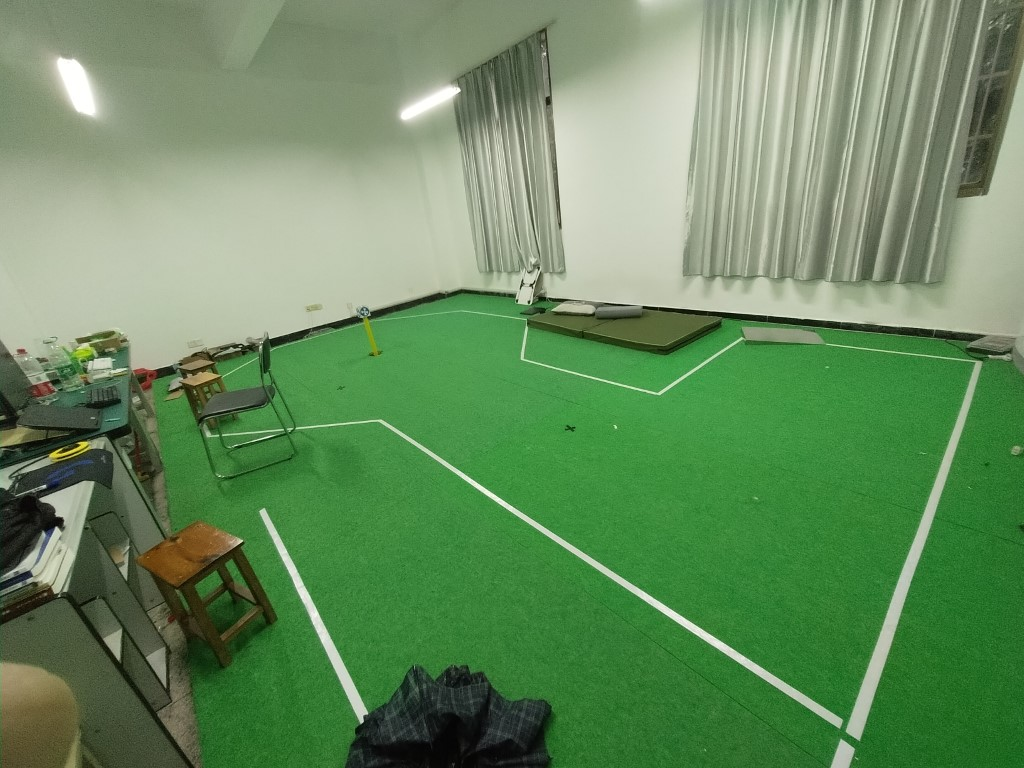
#> input picture picture/IMG_20201014_164842.jpg, 1024 x 768 px
$ python -i test.py   (imports and definitions only)   (Python 2 division)
#> lines starting #> are read from the running program, lines starting #| are printed output that depends on the picture; after the words box and inside, x2 and y2 are one past the last pixel; in counts of white or black regions, pixels touching at a corner belong together
import logging
import math
import time
from PIL import Image
from naoqi import ALProxy
import cv2
import numpy as np

_SHOW_IMAGE = True
maskHeight = 0.2
lowerColourH = 0
lowerColourS = 0
lowerColourV = 205
upperColourH = 110
upperColourS = 66
upperColourV = 255
IP = '192.168.1.107'
PORT = 9559

moveConfig = [["MaxStepX", 0.025],
              ["MaxStepY", 0.011],
              ["MaxStepTheta", 0.075],
              ["MaxStepFrequency", 0.98],
              ["StepHeight", 0],
              ["TorsoWx", 0.0],
              ["TorsoWx", 0.0]]

class HandCodedLaneFollower(object):

    def __init__(self):
        logging.basicConfig(level=logging.WARNING)
        logging.info('Creating a HandCodedLaneFollower...')
        self.curr_steering_angle = 90

    def getAngle(self):
        return self.curr_steering_angle

    def follow_lane(self, frame):
        # Main entry point of the lane follower
        show_image("orig", frame)

        lane_lines, frame = detect_lane(frame)
        final_frame = self.steer(frame, lane_lines)

        return final_frame

    def steer(self, frame, lane_lines):
        logging.debug('steering...')
        if len(lane_lines) == 0:
            logging.error('No lane lines detected, nothing to do.')
            return frame

        new_steering_angle = compute_steering_angle(frame, lane_lines)
        self.curr_steering_angle = stabilize_steering_angle(self.curr_steering_angle, new_steering_angle,
                                                            len(lane_lines))

        curr_heading_image = display_heading_line(frame, self.curr_steering_angle)

        show_image("heading", curr_heading_image)

        return curr_heading_image


############################
# Frame processing steps
############################
def detect_edges(frame):
    # filter for blue lane lines
    frame = cv2.cvtColor(frame, cv2.COLOR_BGR2HSV)
    show_image("hsv", frame)
    lower_colour = np.array([lowerColourH, lowerColourS, lowerColourV])
    upper_colour = np.array([upperColourH, upperColourS, upperColourV])
    mask = cv2.inRange(frame, lower_colour, upper_colour)

    kernel = np.ones((3, 3), np.uint8)
    mask = cv2.morphologyEx(mask, cv2.MORPH_CLOSE, kernel)
    mask = cv2.morphologyEx(mask, cv2.MORPH_OPEN, kernel)

    show_image("blue mask", mask)

    # detect edges
    edges = cv2.Canny(mask, 200, 400)

    return edges


def detect_lane(frame):
    logging.debug('detecting lane lines...')

    edges = detect_edges(frame)
    show_image('edges', edges)

    cropped_edges = region_of_interest(edges)
    show_image('edges cropped', cropped_edges)

    line_segments = detect_line_segments(cropped_edges)
    line_segment_image = display_lines(frame, line_segments)
    show_image("line segments", line_segment_image)

    lane_lines = average_slope_intercept(frame, line_segments)
    lane_lines_image = display_lines(frame, lane_lines)
    show_image("lane lines", lane_lines_image)

    return lane_lines, lane_lines_image


def region_of_interest(canny):
    height, width = canny.shape
    mask = np.zeros_like(canny)

    # only focus bottom half of the screen

    polygon = np.array([[
        (0, int(height * maskHeight)),
        (width, int(height * maskHeight)),
        (width, height),
        (0, height),
    ]], np.int32)

    cv2.fillPoly(mask, polygon, 255)
    show_image("mask", mask)
    masked_image = cv2.bitwise_and(canny, mask)
    return masked_image


def detect_line_segments(cropped_edges):
    # tuning min_threshold, minLineLength, maxLineGap is a trial and error process by hand
    rho = 1  # precision in pixel, i.e. 1 pixel
    angle = np.pi / 180  # degree in radian, i.e. 1 degree
    min_threshold = 10  # minimal of votes
    line_segments = cv2.HoughLinesP(cropped_edges, rho, angle, min_threshold, np.array([]), minLineLength=8,
                                    maxLineGap=4)

    if line_segments is not None:
        for line_segment in line_segments:
            logging.debug('detected line_segment:')
            logging.debug("%s of length %s" % (line_segment, length_of_line_segment(line_segment[0])))

    return line_segments


def average_slope_intercept(frame, line_segments):
    """
    This function combines line segments into one or two lane lines
    If all line slopes are < 0: then we only have detected left lane
    If all line slopes are > 0: then we only have detected right lane
    """
    lane_lines = []
    if line_segments is None:
        logging.info('No line_segment segments detected')
        return lane_lines

    height, width, _ = frame.shape
    left_fit = []
    right_fit = []

    boundary = 1 / 3
    left_region_boundary = width * (1 - boundary)  # left lane line segment should be on left 2/3 of the screen
    right_region_boundary = width * boundary  # right lane line segment should be on left 2/3 of the screen

    for line_segment in line_segments:
        for x1, y1, x2, y2 in line_segment:
            if x1 == x2:
                logging.info('skipping vertical line segment (slope=inf): %s' % line_segment)
                continue
            fit = np.polyfit((x1, x2), (y1, y2), 1)
            slope = fit[0]
            intercept = fit[1]
            if slope < 0:
                if x1 < left_region_boundary and x2 < left_region_boundary:
                    left_fit.append((slope, intercept))
            else:
                if x1 > right_region_boundary and x2 > right_region_boundary:
                    right_fit.append((slope, intercept))

    left_fit_average = np.average(left_fit, axis=0)
    if len(left_fit) > 0:
        lane_lines.append(make_points(frame, left_fit_average))

    right_fit_average = np.average(right_fit, axis=0)
    if len(right_fit) > 0:
        lane_lines.append(make_points(frame, right_fit_average))

    logging.debug('lane lines: %s' % lane_lines)  # [[[316, 720, 484, 432]], [[1009, 720, 718, 432]]]

    return lane_lines


def compute_steering_angle(frame, lane_lines):
    """ Find the steering angle based on lane line coordinate
        We assume that camera is calibrated to point to dead center
    """
    if len(lane_lines) == 0:
        logging.info('No lane lines detected, do nothing')
        return -90

    height, width, _ = frame.shape
    if len(lane_lines) == 1:
        logging.debug('Only detected one lane line, just follow it. %s' % lane_lines[0])
        x1, _, x2, _ = lane_lines[0][0]
        x_offset = x2 - x1
    else:
        _, _, left_x2, _ = lane_lines[0][0]
        _, _, right_x2, _ = lane_lines[1][0]
        camera_mid_offset_percent = 0.02  # 0.0 means car pointing to center, -0.03: car is centered to left,
        # +0.03 means car pointing to right
        mid = int(width / 2 * (1 + camera_mid_offset_percent))
        x_offset = (left_x2 + right_x2) / 2 - mid

    # find the steering angle, which is angle between navigation direction to end of center line
    y_offset = int(height / 2)

    angle_to_mid_radian = math.atan(x_offset / y_offset)  # angle (in radian) to center vertical line
    angle_to_mid_deg = int(angle_to_mid_radian * 180.0 / math.pi)  # angle (in degrees) to center vertical line
    steering_angle = angle_to_mid_deg + 90  # this is the steering angle needed by pi_car front wheel

    logging.debug('new steering angle: %s' % steering_angle)
    return steering_angle


def stabilize_steering_angle(curr_steering_angle, new_steering_angle, num_of_lane_lines,
                             max_angle_deviation_two_lines=10, max_angle_deviation_one_lane=5):
    """
    Using last steering angle to stabilize the steering angle
    This can be improved to use last N angles, etc
    if new angle is too different from current angle, only turn by max_angle_deviation degrees
    """
    if num_of_lane_lines == 2:
        # if both lane lines detected, then we can deviate more
        max_angle_deviation = max_angle_deviation_two_lines
    else:
        # if only one lane detected, don't deviate too much
        max_angle_deviation = max_angle_deviation_one_lane

    angle_deviation = new_steering_angle - curr_steering_angle
    if abs(angle_deviation) > max_angle_deviation:
        stabilized_steering_angle = int(curr_steering_angle
                                        + max_angle_deviation * angle_deviation / abs(angle_deviation))
    else:
        stabilized_steering_angle = new_steering_angle
    logging.info('Proposed angle: %s, stabilized angle: %s' % (new_steering_angle, stabilized_steering_angle))

    return stabilized_steering_angle


############################
# Utility Functions
############################
def display_lines(frame, lines, line_color=(0, 255, 0), line_width=10):
    line_image = np.zeros_like(frame)
    if lines is not None:
        for line in lines:
            for x1, y1, x2, y2 in line:
                cv2.line(line_image, (x1, y1), (x2, y2), line_color, line_width)
    line_image = cv2.addWeighted(frame, 0.8, line_image, 1, 1)
    return line_image


def display_heading_line(frame, steering_angle, line_color=(0, 0, 255), line_width=5, ):
    heading_image = np.zeros_like(frame)
    height, width, _ = frame.shape

    # figure out the heading line from steering angle
    # heading line (x1,y1) is always center bottom of the screen
    # (x2, y2) requires a bit of trigonometry

    # Note: the steering angle of:
    # 0-89 degree: turn left
    # 90 degree: going straight
    # 91-180 degree: turn right
    steering_angle_radian = steering_angle / 180.0 * math.pi
    x1 = int(width / 2)
    y1 = height
    x2 = int(x1 - height / 2 / math.tan(steering_angle_radian))
    y2 = int(height / 2)

    cv2.line(heading_image, (x1, y1), (x2, y2), line_color, line_width)
    heading_image = cv2.addWeighted(frame, 0.8, heading_image, 1, 1)

    return heading_image


def length_of_line_segment(line):
    x1, y1, x2, y2 = line
    return math.sqrt((x2 - x1) ** 2 + (y2 - y1) ** 2)


def show_image(title, frame, show=_SHOW_IMAGE):
    if show:
        cv2.imshow(title, frame)


def make_points(frame, line):
    height, width, _ = frame.shape
    slope, intercept = line
    y1 = height  # bottom of the frame
    y2 = int(y1 * maskHeight)  # make points from middle of the frame down

    # bound the coordinates within the frame
    x1 = max(-width, min(2 * width, int((y1 - intercept) / slope)))
    x2 = max(-width, min(2 * width, int((y2 - intercept) / slope)))
    return [[x1, y1, x2, y2]]


############################
# Test Functions
############################
# [103 lines left out: functions test_photo, test_video, test_video_nao, not called in this run]


# [6 lines not run here, left out]
    # [4 lines of commented-out code are left out]

>>> import cv2
>>> picture = cv2.imread('picture/IMG_20201014_164842.jpg')
#> picture is the input picture: shape (768, 1024, 3); mean B, G, R 95.1, 140.4, 103.7
>>> result = HandCodedLaneFollower().follow_lane(picture)
#> in region_of_interest, `cv2.fillPoly(mask, polygon, 255)`:
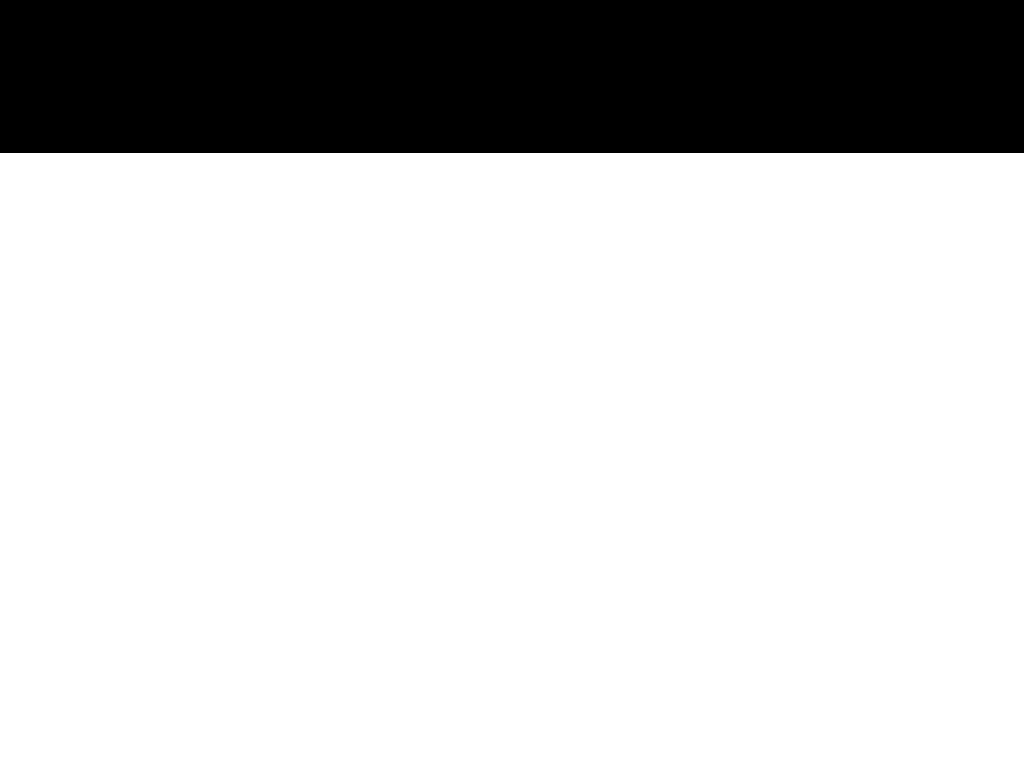
#> mask: shape (768, 1024); 80.1% white; 1 black region, box (x1, y1, x2, y2) and area: (0, 0, 1024, 153) 156672
#> in region_of_interest, `masked_image = cv2.bitwise_and(canny, mask)`:
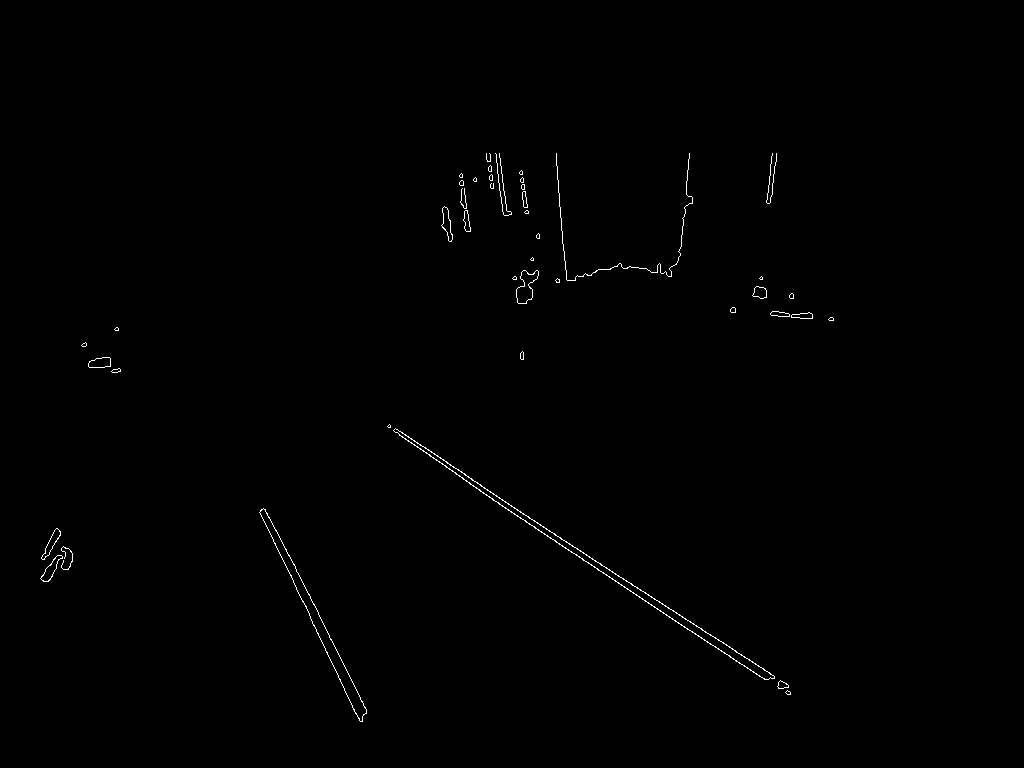
#> masked_image: shape (768, 1024); 0.4% white in thin lines or dots, all inside (x1, y1, x2, y2) = (40, 153, 834, 722)
#> in detect_line_segments, `line_segments = cv2.HoughLinesP(cropped_edges, rho, angle, min_thresho..`: line_segments = 77 rows, first 6: [394, 431, 479, 489], [465, 475, 774, 676], [265, 509, 333, 643], [338, 677, 359, 720], [557, 171, 562, 238], [579, 557, 730, 656]
#> the loop in detect_line_segments, `for line_segment in line_segments:` made 77 passes
#> the loop in display_lines, `for line in lines:` made 77 passes
#> the loop in average_slope_intercept, `for line_segment in line_segments:` made 77 passes
#> after the loop in average_slope_intercept, `for line_segment in line_segments:`: left_fit = 30 pairs, first value -15 to -3.96e-15, second value 267 to 10479; right_fit = 43 pairs, first value 3.47e-15 to 19, second value -8669 to 367
#> in average_slope_intercept, `left_fit_average = np.average(left_fit, axis=0)`: left_fit_average = [-3.49, 2225.9]
#> in make_points, `slope, intercept = line`: slope = -3.49; intercept = 2225.9
#> in make_points, `x1 = max(-width, min(2 * width, int((y1 - intercept) / slope)))`: x1 = 417
#> in make_points, `x2 = max(-width, min(2 * width, int((y2 - intercept) / slope)))`: x2 = 593
#> in average_slope_intercept, `right_fit_average = np.average(right_fit, axis=0)`: right_fit_average = [4.17, -1694.5]
#> in detect_lane, `lane_lines = average_slope_intercept(frame, line_segments)`: lane_lines = [[[417, 768, 593, 153]], [[590, 768, 443, 153]]]
#> call 2 of display_lines, with line_color = (0, 255, 0), line_width = 10
#> the loop in display_lines (call 2), `for line in lines:` made 2 passes
#> in display_lines (call 2), `line_image = cv2.addWeighted(frame, 0.8, line_image, 1, 1)`:
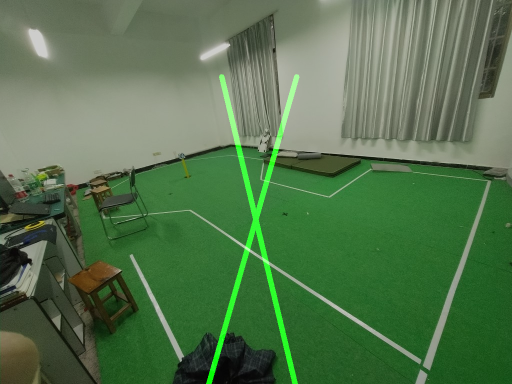
#> line_image: shape (768, 1024, 3) (shown at 1/2 size); mean B, G, R 77.1, 115.7, 84
#> in compute_steering_angle, `_, _, left_x2, _ = lane_lines[0][0]`: left_x2 = 593
#> in compute_steering_angle, `_, _, right_x2, _ = lane_lines[1][0]`: right_x2 = 443
#> in compute_steering_angle, `x_offset = (left_x2 + right_x2) / 2 - mid`: x_offset = -4
#> in compute_steering_angle, `angle_to_mid_radian = math.atan(x_offset / y_offset)`: angle_to_mid_radian = -0.785
#> in compute_steering_angle, `angle_to_mid_deg = int(angle_to_mid_radian * 180.0 / math.pi)`: angle_to_mid_deg = -45
#> in compute_steering_angle, `steering_angle = angle_to_mid_deg + 90`: steering_angle = 45
#> in stabilize_steering_angle, `angle_deviation = new_steering_angle - curr_steering_angle`: angle_deviation = -45
#> in stabilize_steering_angle, `stabilized_steering_angle = int(curr_steering_angle + max_angle_deviat..`: stabilized_steering_angle = 80
#> in display_heading_line, `steering_angle_radian = steering_angle / 180.0 * math.pi`: steering_angle_radian = 1.4
#> in display_heading_line, `x2 = int(x1 - height / 2 / math.tan(steering_angle_radian))`: x2 = 444
#> in display_heading_line, `heading_image = cv2.addWeighted(frame, 0.8, heading_image, 1, 1)`:
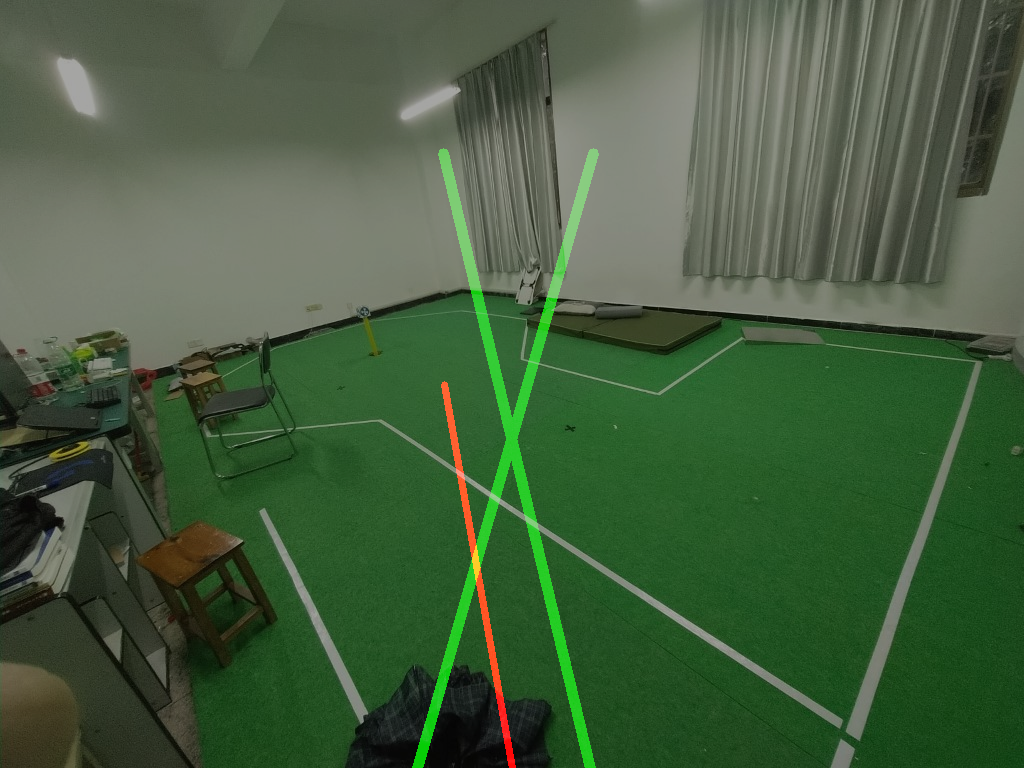
#> heading_image: shape (768, 1024, 3); mean B, G, R 62.7, 93.5, 69

$ run again, on picture/track.png
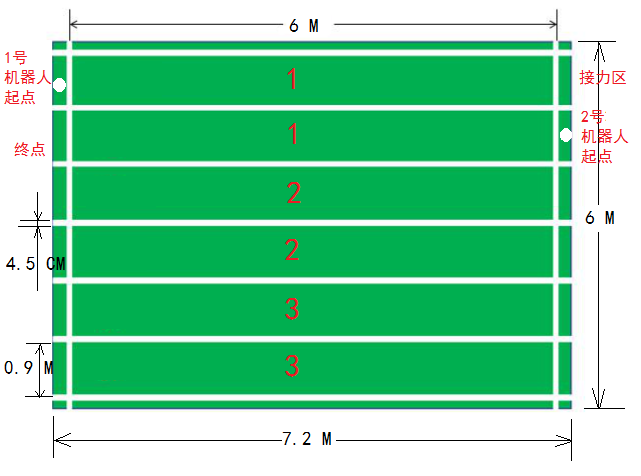
#> input picture picture/track.png, 641 x 476 px
#> picture is the input picture: shape (476, 641, 3); mean B, G, R 156.7, 207, 115.2
#> frame: shape (476, 641, 3); mean H, S, V 52.2, 137.9, 208.7
#> in detect_edges, `mask = cv2.inRange(frame, lower_colour, upper_colour)`:
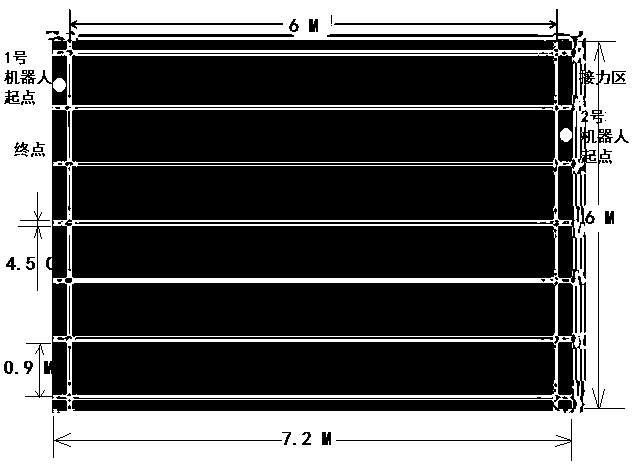
#> mask: shape (476, 641); 39.5% white; 61 white regions (53 under 20 px), largest, box (x1, y1, x2, y2) and area: (0, 0, 641, 476) 119731, (53, 78, 66, 92) 140, (560, 128, 572, 142) 129
#> edges: shape (476, 641); 3.9% white in thin lines or dots, all inside (x1, y1, x2, y2) = (3, 18, 623, 445)
#> masked_image: shape (476, 641); 2.9% white in thin lines or dots, all inside (x1, y1, x2, y2) = (3, 95, 623, 445)
#> in detect_line_segments, `line_segments = cv2.HoughLinesP(cropped_edges, rho, angle, min_thresho..`: line_segments = 90 rows, first 6: [72, 394, 573, 394], [73, 341, 552, 341], [74, 109, 573, 109], [53, 282, 551, 282], [72, 219, 573, 219], [72, 104, 571, 104]
#> the loop in detect_line_segments, `for line_segment in line_segments:` made 90 passes
#> the loop in display_lines, `for line in lines:` made 90 passes
#> the loop in average_slope_intercept, `for line_segment in line_segments:` made 90 passes
#> after the loop in average_slope_intercept, `for line_segment in line_segments:`: left_fit = 19 items, first 6: (-6.86e-17, 341), (-4.48e-17, 104), (-1.7e-16, 161), (-2.67e-16, 410), (-1.76e-16, 399), (-21, 1253); right_fit = 23 items, first 6: (3.92e-17, 394), (5.6e-17, 109), (3.65e-17, 282), (1.1e-17, 219), (5.43e-17, 225), (5.89e-17, 277)
#> left_fit_average = [-4.48, 1613.5]
#> slope = -4.48; intercept = 1613.5
#> in make_points, `x1 = max(-width, min(2 * width, int((y1 - intercept) / slope)))`: x1 = 253
#> in make_points, `x2 = max(-width, min(2 * width, int((y2 - intercept) / slope)))`: x2 = 338
#> right_fit_average = [6.57, -2665]
#> in detect_lane, `lane_lines = average_slope_intercept(frame, line_segments)`: lane_lines = [[[253, 476, 338, 95]], [[478, 476, 420, 95]]]
#> the loop in display_lines (call 2), `for line in lines:` made 2 passes
#> left_x2 = 338
#> right_x2 = 420
#> x_offset = 53
#> angle_to_mid_radian = 0
#> steering_angle = 90
#> angle_deviation = 0
#> stabilized_steering_angle = 90
#> steering_angle_radian = 1.57
#> in display_heading_line, `x2 = int(x1 - height / 2 / math.tan(steering_angle_radian))`: x2 = 320
#> in display_heading_line, `heading_image = cv2.addWeighted(frame, 0.8, heading_image, 1, 1)`:
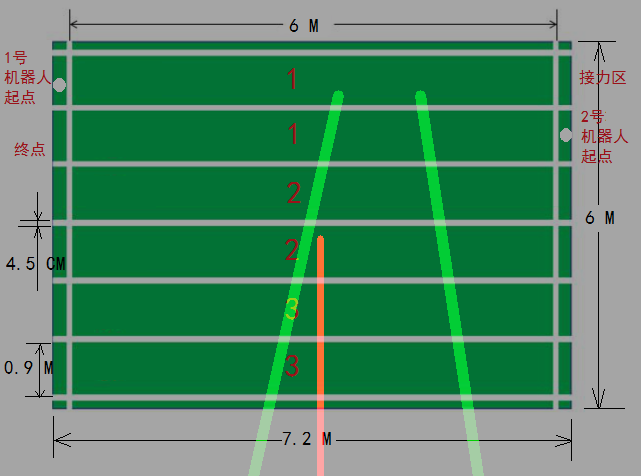
#> heading_image: shape (476, 641, 3); mean B, G, R 102.1, 136.6, 76.7
